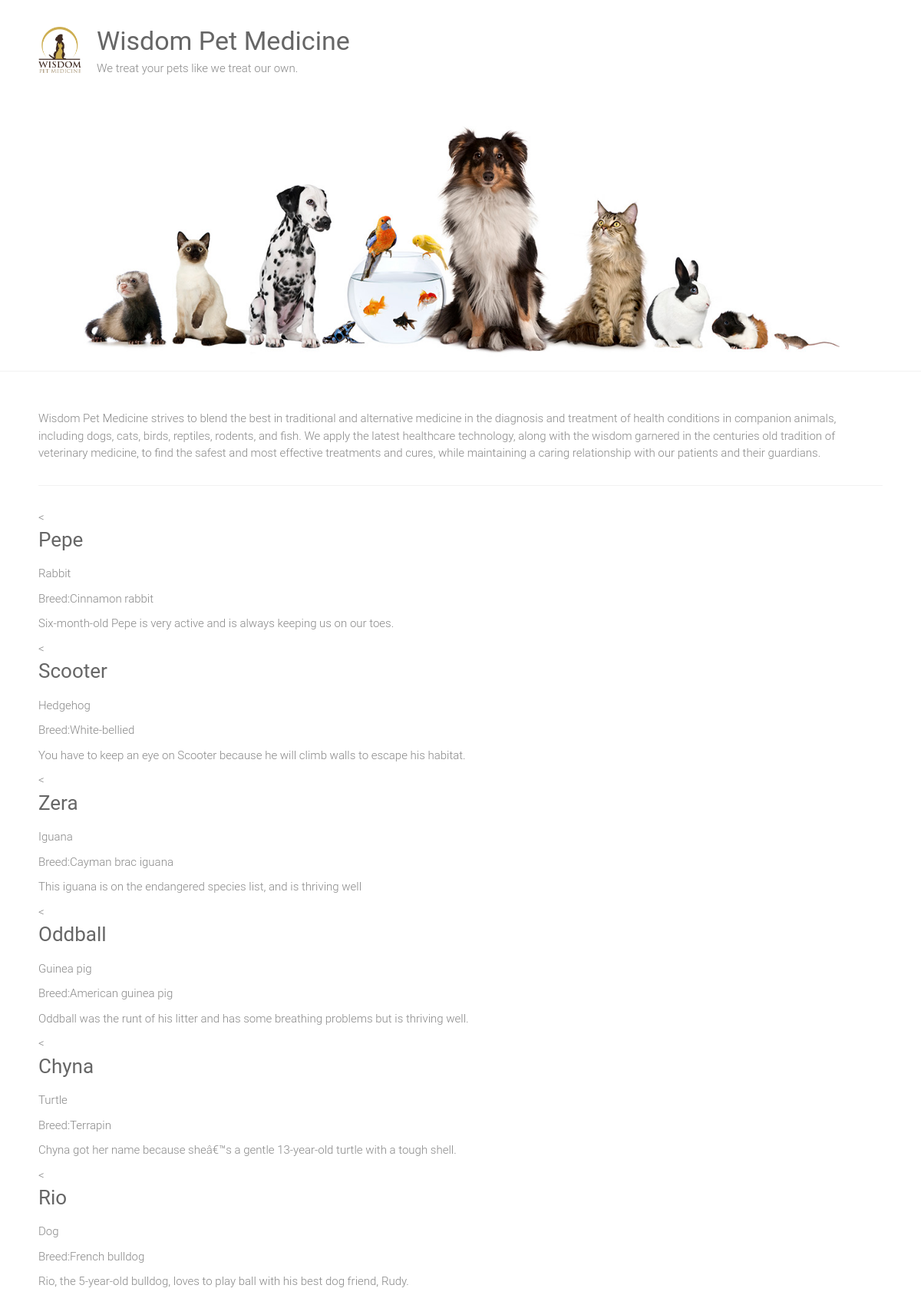
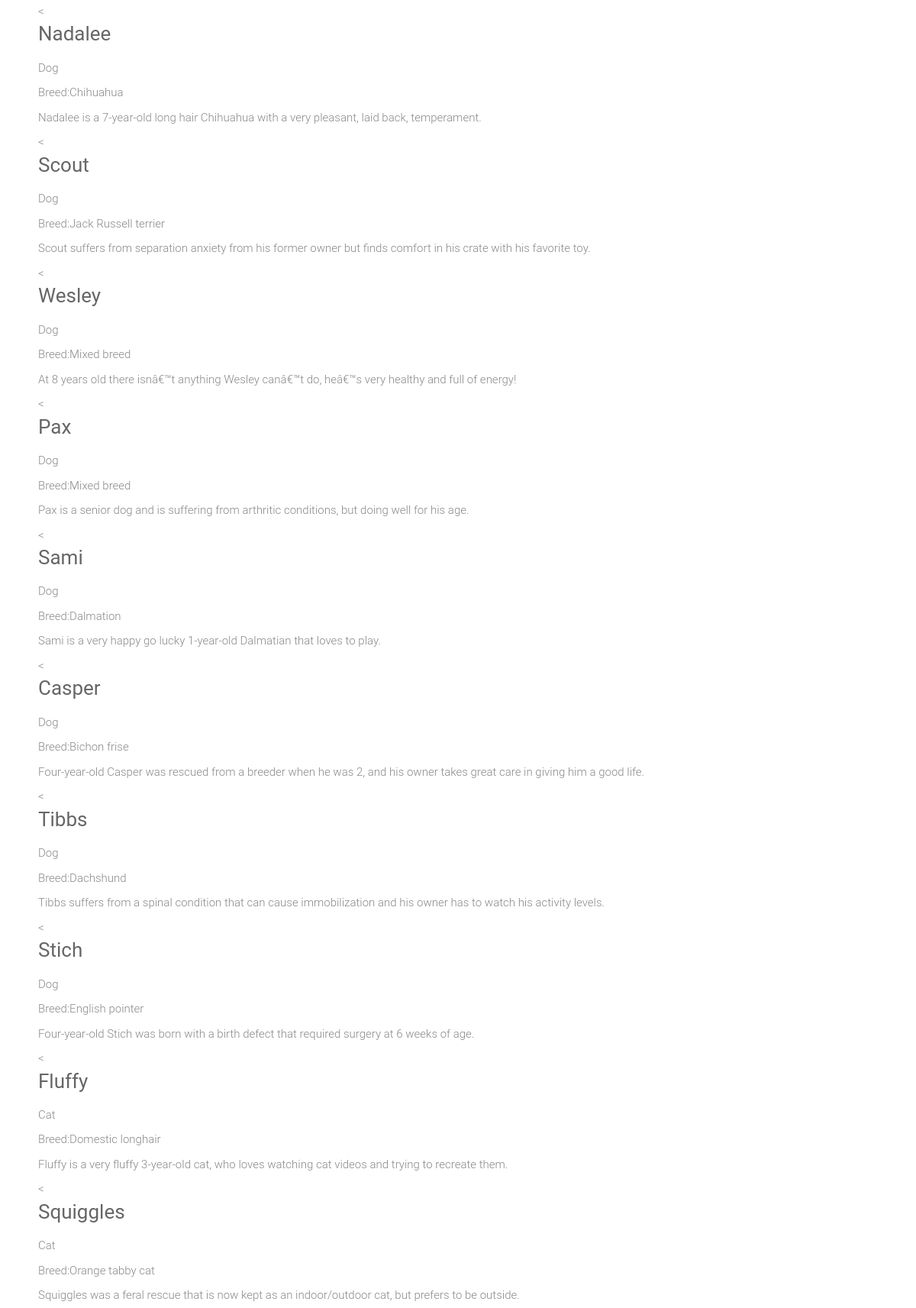
The page / (upper part) on the database its author committed (2 pictures, top to bottom).
### adoptions/models.py (models this page shows)
class Pet(models.Model):
    SEX_CHOICES = [('M', 'Male'),('F','Female')]
    name = models.CharField(max_length = 100)
    submitter = models.CharField(max_length = 100)
    species = models.CharField(max_length = 30)
    breed = models.CharField(max_length=30, blank=True)
    description = models.TextField()
    sex = models.CharField(choices = SEX_CHOICES, max_length=1, blank = True)
    submission_date = models.DateTimeField()
    age = models.IntegerField(null = True)
    vaccinations = models.ManyToManyField('Vaccine', blank = True)

### adoptions/views.py (the view)
# urls.py: 2. Add a URL to urlpatterns:  path('', views.home, name='home')
def home(request):
    pets = Pet.objects.all()
    return render(request, 'home.html', {'pets': pets})

### adoptions/templates/home.html
{% extends "base.html" %}
{% block content %}
<div>
    {% for pet in pets %}
      <div class ="petname">
        <<a href="{ % url 'pet_detail'pet.id %}">
        <h3>{{ pet.name|capfirst }}</h3>
        </a>
        <p> {{ pet.species }}</p>
        {% if pet.breed %}
        <p>Breed:{{ pet.breed }}</p>
      {% endif %}
    <p class=""hidden">{{ pet.description }}</p>
    </div>
  {% endfor %}
</div>
{% endblock %}

### adoptions/templates/base.html (shortened to what this page needs)
{% load static %}
<html lang="en-US">
    <head>
        <link rel="stylesheet" id="ample-style-css" href="{% static 'style.css' %}" type="text/css" media="all">
    </head>
    <body class="wide">
        <div id="page" class="hfeed site">
            <header>
                <div class="header">
                    <div class="main-head-wrap inner-wrap clearfix">
                        <div id="header-logo-image">
                            <a href="/">
                                <img src="{% static 'images/logo.png' %}" alt="Wisdom Pet Medicine">
                            </a>
                        </div>
                        <div id="header-text" class="">
                            <h1 id="site-title">
                                <a href="/" title="Wisdom Pet Medicine" rel="home">Wisdom Pet Medicine</a>
                            </h1>
                            <p>We treat your pets like we treat our own.</p>
                        </div>
                    </div>
                    <img src="{% static 'images/header.jpg' %}" alt="Wisdom Pet Medicine">
                </div>
            </header>
            <div class="main-wrapper">
                <div class="single-page clearfix">
                    <div class="inner-wrap">
                        <p>Wisdom Pet Medicine strives to blend the best in traditional and alternative medicine in the diagnosis and treatment of health conditions in companion animals, including dogs, cats, birds, reptiles, rodents, and fish. We apply the latest healthcare technology, along with the wisdom garnered in the centuries old tradition of veterinary medicine, to find the safest and most effective treatments and cures, while maintaining a caring relationship with our patients and their guardians.</p>
                        <hr>
                        <div>
                        {% block content %}
                        {% endblock %}
                        </div>
                    </div>
                </div>
            </div>
        </div>
    </body>
</html>

### static/style.css (style rules this page uses)
html, body, div, span, applet, object, iframe, h1, h2, h3, h4, h5, h6, p, blockquote, pre, a, abbr, acronym, address, big, cite, code, del, dfn, em, font, ins, kbd, q, s, samp, small, strike, strong, sub, sup, tt, var, dl, dt, dd, ol, ul, li, fieldset, form, label, legend, table, caption, tbody, tfoot, thead, tr, th, td { border: 0; font: inherit; font-size: 100%; font-style: inherit; font-weight: inherit; margin: 0; outline: 0; padding: 0; vertical-align: baseline; }
html { overflow-y: scroll; -webkit-text-size-adjust: 100%; -ms-text-size-adjust: 100%; }
article, aside, details, figcaption, figure, footer, header, main, nav, section { display: block; }
h1, h2, h3, h4, h5, h6 { color: #666666; line-height: 1.4; padding-bottom: 15px; font-weight: normal; }
h1 { font-size: 30px; }
h3 { font-size: 26px; }
body, button, input, select, textarea { color: #888888; font-size: 15px; line-height: 1.5; font-family: 'Roboto', sans-serif; font-weight: 300; }
p { color: #888888; font-size: 15px; line-height: 1.5; margin-bottom: 15px; font-weight: 300; }
body { background: #f2f2f2; }
hr { border-color: #f2f2f2; border-style: solid none none; border-width: 1px 0 0; height: 0; margin: 30px 0; }
a { color: #80abc8; text-decoration: none; -webkit-transition: 0.25s ease-in-out; -moz-transition: 0.25s ease-in-out; transition: 0.25s ease-in-out; -ms-transition: 0.25s ease-in-out; -o-transition: 0.25s ease-in-out; }
img { max-width: 100%; height: auto; vertical-align: top; margin-bottom: 18px; }
a img { border: 0; }
.clearfix:after { visibility: hidden; display: block; font-size: 0; content: " "; clear: both; height: 0; }
.clearfix { display: inline-block; }
.clearfix { display: block; }
body { padding-top: 30px; padding-bottom: 30px; }
body.wide { padding-top: 0; padding-bottom: 0; }
#page { background-color: #ffffff; margin: 0 auto; max-width: 1180px; box-shadow: 0 1px 2px 0 rgba(0, 0, 0, 0.1); }
.wide #page { max-width: 100%; }
.inner-wrap { max-width: 1100px; margin: 0 auto; }
.main-head-wrap { padding: 30px 0; }
.header { border-bottom: 1px solid #f2f2f2; }
#header-logo-image { float: left; padding: 5px 20px 5px 0; max-width: 100%; }
#header-logo-image img { margin-bottom: 0px; max-height: 60px; height: auto; width: auto; }
#header-text { float: left; padding-right: 20px; }
#site-title { padding-bottom: 0; }
#site-title a { color: #666666; font-size: 34px; }
.single-page { margin-top: 50px; }
.single-page p { margin-bottom: 10px; }

### rows shown on the page
Pet: name "Pepe", species "Rabbit", breed "Cinnamon rabbit", description "Six-month-old Pepe is very active and is always keeping us on our toes."
Pet: name "Scooter", species "Hedgehog", breed "White-bellied", description "You have to keep an eye on Scooter because he will climb walls to escape his habitat."
Pet: name "Zera", species "Iguana", breed "Cayman brac iguana", description "This iguana is on the endangered species list, and is thriving well"
Pet: name "Oddball", species "Guinea pig", breed "American guinea pig", description "Oddball was the runt of his litter and has some breathing problems but is thriving well."
Pet: name "Chyna", species "Turtle", breed "Terrapin", description "Chyna got her name because sheâ€™s a gentle 13-year-old turtle with a tough shell."
Pet: name "Rio", species "Dog", breed "French bulldog", description "Rio, the 5-year-old bulldog, loves to play ball with his best dog friend, Rudy."
Pet: name "Nadalee", species "Dog", breed "Chihuahua", description "Nadalee is a 7-year-old long hair Chihuahua with a very pleasant, laid back, temperament."
Pet: name "Scout", species "Dog", breed "Jack Russell terrier", description "Scout suffers from separation anxiety from his former owner but finds comfort in his crate with his favorite toy."
Pet: name "Wesley", species "Dog", breed "Mixed breed", description "At 8 years old there isnâ€™t anything Wesley canâ€™t do, heâ€™s very healthy and full of energy!"
Pet: name "Pax", species "Dog", breed "Mixed breed", description "Pax is a senior dog and is suffering from arthritic conditions, but doing well for his age."
Pet: name "Sami", species "Dog", breed "Dalmation", description "Sami is a very happy go lucky 1-year-old Dalmatian that loves to play."
Pet: name "Casper", species "Dog", breed "Bichon frise", description "Four-year-old Casper was rescued from a breeder when he was 2, and his owner takes great care in giving him a good life."
Pet: name "Tibbs", species "Dog", breed "Dachshund", description "Tibbs suffers from a spinal condition that can cause immobilization and his owner has to watch his activity levels."
Pet: name "Stich", species "Dog", breed "English pointer", description "Four-year-old Stich was born with a birth defect that required surgery at 6 weeks of age."
Pet: name "Fluffy", species "Cat", breed "Domestic longhair", description "Fluffy is a very fluffy 3-year-old cat, who loves watching cat videos and trying to recreate them."
Pet: name "Squiggles", species "Cat", breed "Orange tabby cat", description "Squiggles was a feral rescue that is now kept as an indoor/outdoor cat, but prefers to be outside."
